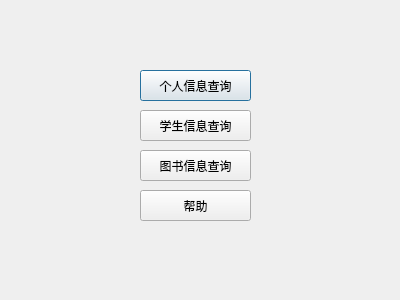
<?xml version="1.0" encoding="UTF-8"?>
<ui version="4.0">
 <class>Inquiry</class>
 <widget class="QDialog" name="Inquiry">
  <property name="geometry">
   <rect>
    <x>0</x>
    <y>0</y>
    <width>400</width>
    <height>300</height>
   </rect>
  </property>
  <property name="windowTitle">
   <string>Dialog</string>
  </property>
  <widget class="QPushButton" name="selfinfo_inquiry">
   <property name="geometry">
    <rect>
     <x>140</x>
     <y>70</y>
     <width>111</width>
     <height>31</height>
    </rect>
   </property>
   <property name="text">
    <string>个人信息查询</string>
   </property>
  </widget>
  <widget class="QPushButton" name="bookinfo_inquiry">
   <property name="geometry">
    <rect>
     <x>140</x>
     <y>150</y>
     <width>111</width>
     <height>31</height>
    </rect>
   </property>
   <property name="text">
    <string>图书信息查询</string>
   </property>
  </widget>
  <widget class="QPushButton" name="studentinfo_inquiry">
   <property name="geometry">
    <rect>
     <x>140</x>
     <y>110</y>
     <width>111</width>
     <height>31</height>
    </rect>
   </property>
   <property name="text">
    <string>学生信息查询</string>
   </property>
  </widget>
  <widget class="QPushButton" name="pushButton">
   <property name="geometry">
    <rect>
     <x>140</x>
     <y>190</y>
     <width>111</width>
     <height>31</height>
    </rect>
   </property>
   <property name="text">
    <string>帮助</string>
   </property>
  </widget>
 </widget>
 <resources/>
 <connections/>
</ui>
